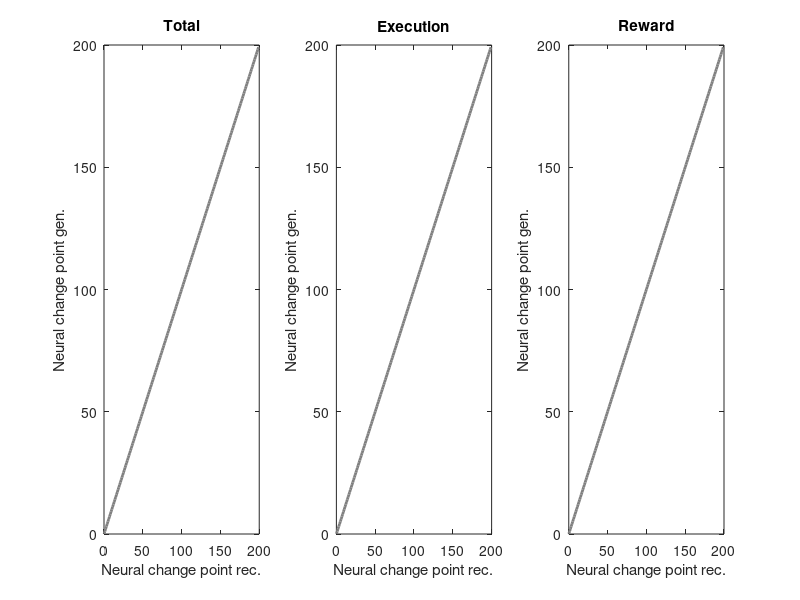

MATLAB code for this plot:
clear;
close all;
clc;

data_path = 'D:/_work_cestarellas/Analysis/Pack_Daniel_project/Figures/3_Figure/Data_Figure_3/';


M_change_point = 2;
% Total Trial
CP_rec_Tot =[];
CP_gen_Tot =[];
files = dir([data_path 'Tot*']);
tot_files = {files.name};
for i=1:length(tot_files)
    load([data_path tot_files{i}])
    model_gen=parcs(Gen,M_change_point);
    model_rec=parcs(Rec,M_change_point);
    CP_rec_Tot = [CP_rec_Tot model_rec.ch'];
    CP_gen_Tot = [CP_gen_Tot model_gen.ch'];
end

% Trial section: Response
CP_rec_Res =[];
CP_gen_Res =[];
files = dir([data_path 'Resp*']);
res_files = {files.name};
for i=1:length(tot_files)
    load([data_path res_files{i}])
    model_gen=parcs(Gen,M_change_point);
    model_rec=parcs(Rec,M_change_point);
    CP_rec_Res = [CP_rec_Res model_rec.ch'];
    CP_gen_Res = [CP_gen_Res model_gen.ch'];
end

% Trial section: Reward
CP_rec_Rew =[];
CP_gen_Rew =[];
files = dir([data_path 'Rew*']);
rew_files = {files.name};
for i=1:length(tot_files)
    load([data_path rew_files{i}])
    model_gen=parcs(Gen,M_change_point);
    model_rec=parcs(Rec,M_change_point);
    CP_rec_Rew = [CP_rec_Rew model_rec.ch'];
    CP_gen_Rew = [CP_gen_Rew model_gen.ch'];
end








subplot(1,3,1)
plot(0.1:200, 0.1:200, 'Color', [0.5 0.5 0.5], 'LineWidth', 2);
hold on;
scatter(CP_rec_Tot,CP_gen_Tot,25,"blue","filled")
xlabel("Neural change point rec.")
ylabel("Neural change point gen.")
title("Total")
subplot(1,3,2)
plot(0.1:200, 0.1:200, 'Color', [0.5 0.5 0.5], 'LineWidth', 2);
hold on;
scatter(CP_rec_Res,CP_gen_Res,25,"blue","filled")
xlabel("Neural change point rec.")
ylabel("Neural change point gen.")
title("Execution")
subplot(1,3,3)
plot(0.1:200, 0.1:200, 'Color', [0.5 0.5 0.5], 'LineWidth', 2);
hold on;
scatter(CP_rec_Rew,CP_gen_Rew,25,"blue","filled")
xlabel("Neural change point rec.")
ylabel("Neural change point gen.")
title("Reward")




























